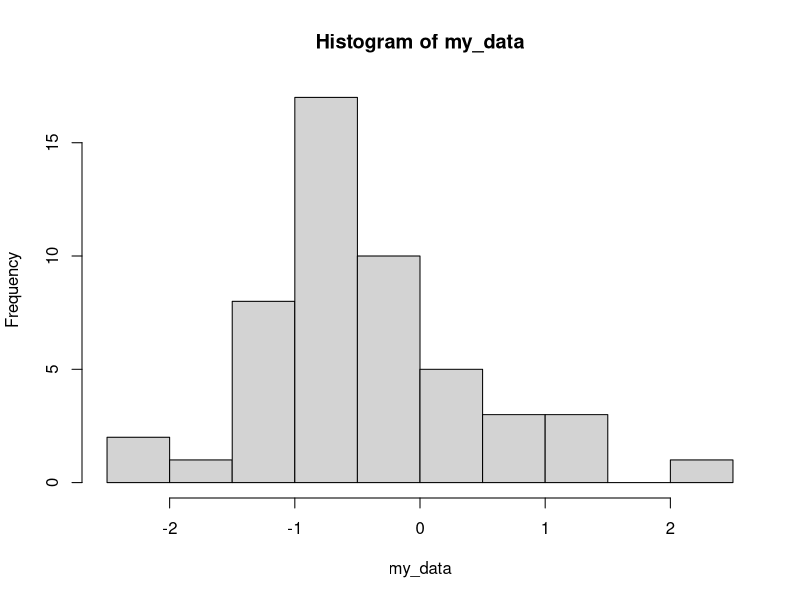
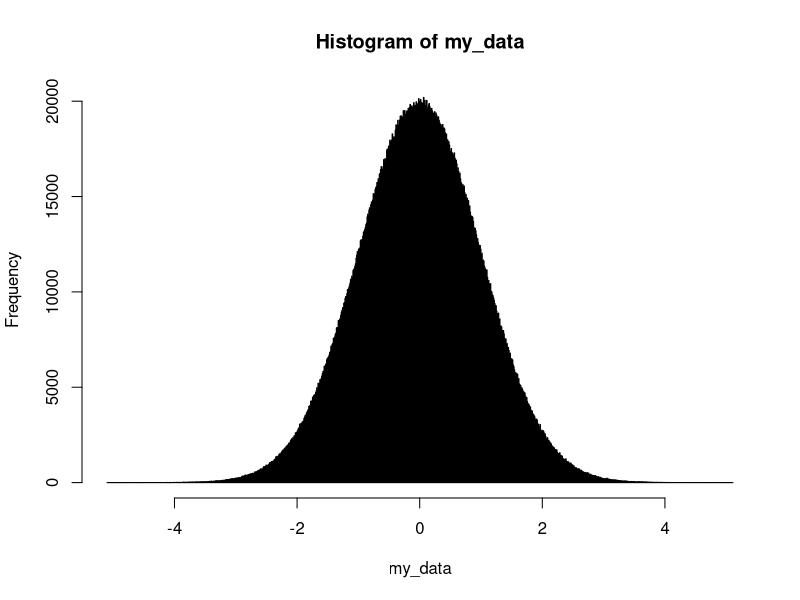
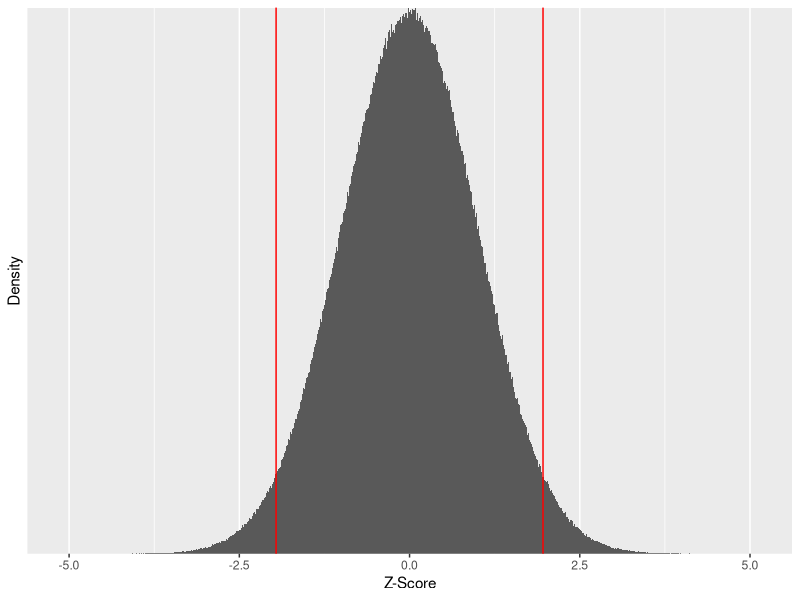
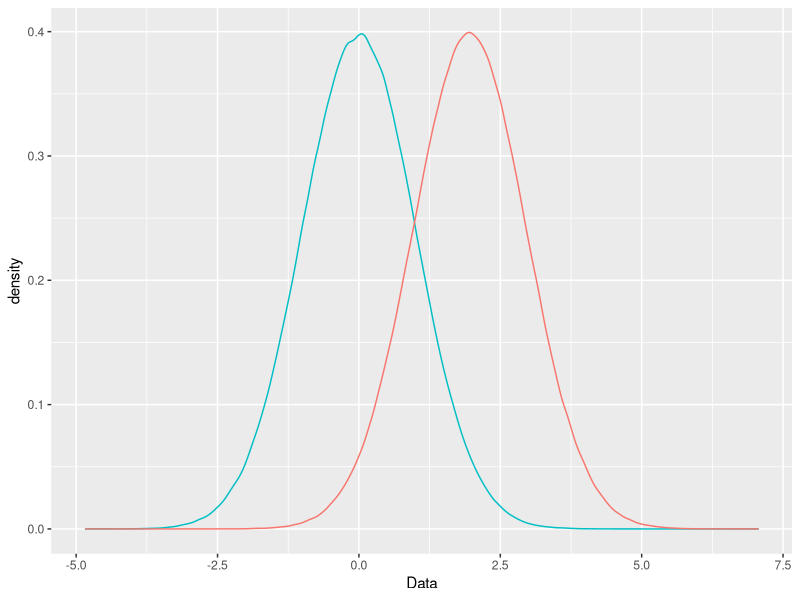
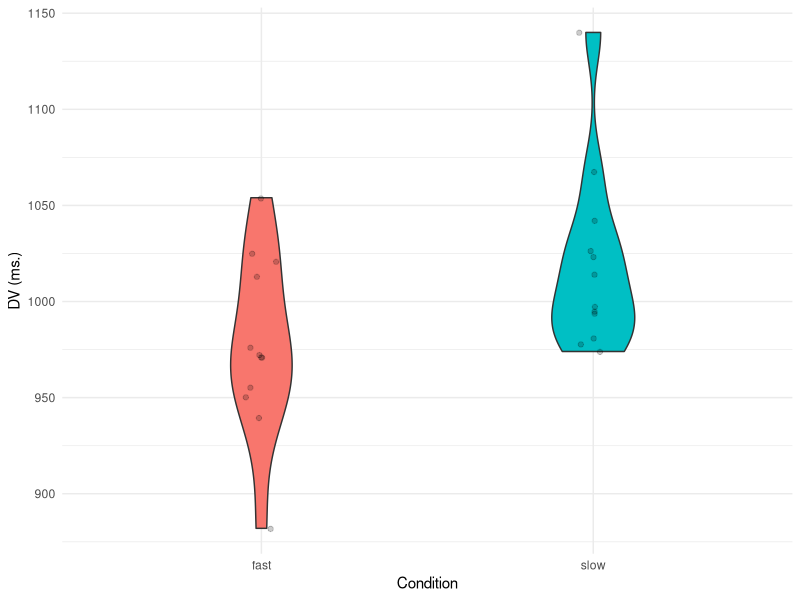
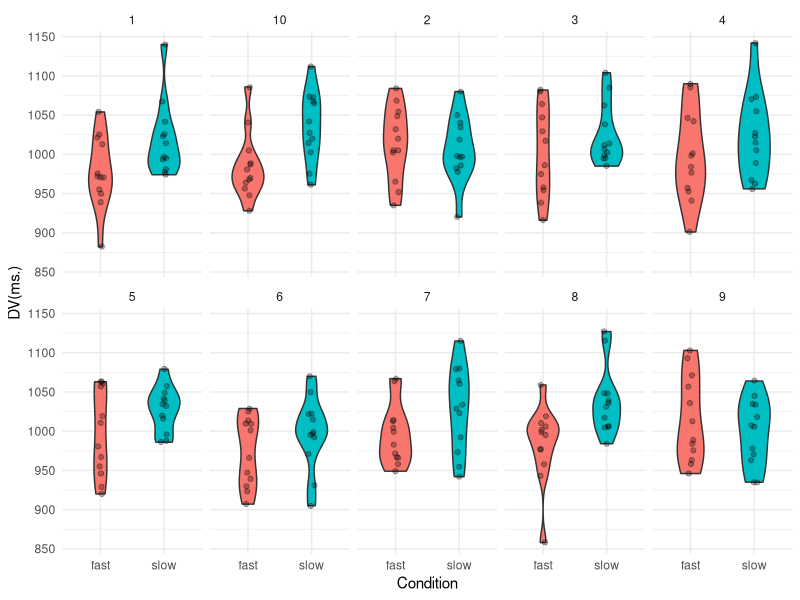
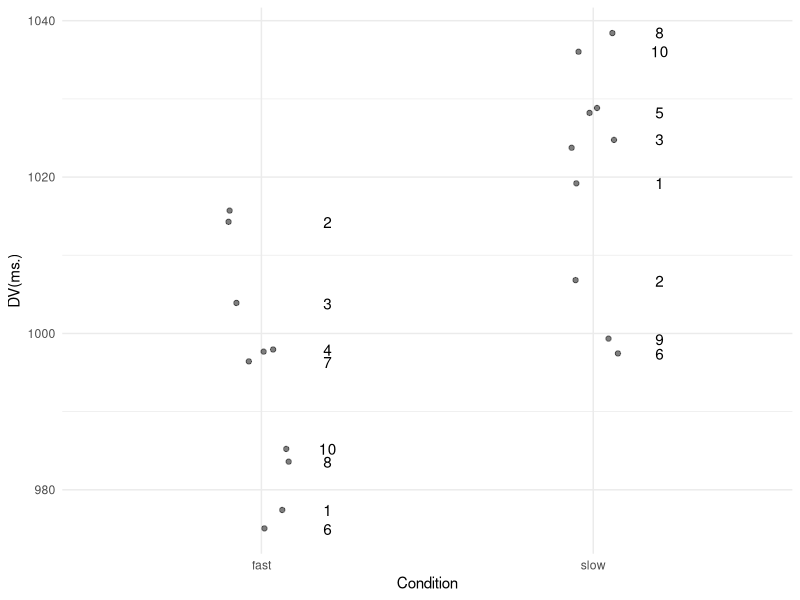
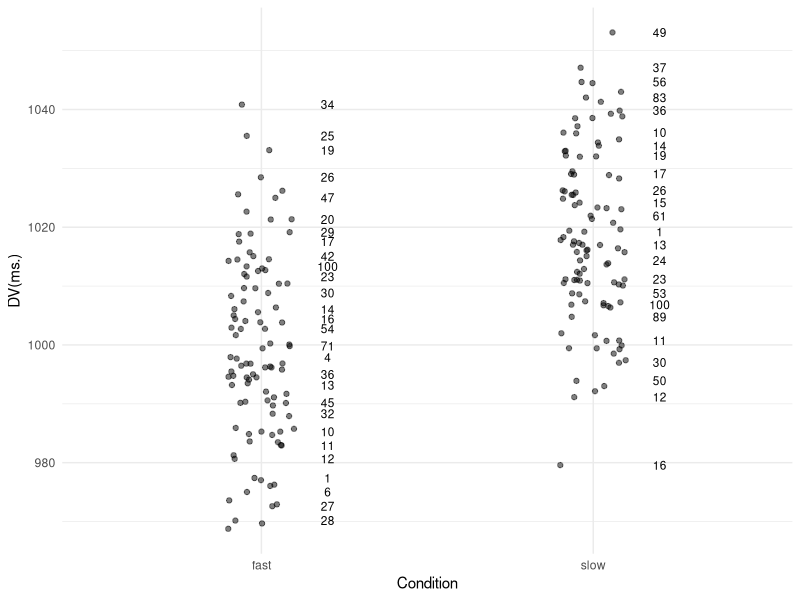

These charts were generated, in order, by the following R code:
library(tidyverse) # Usual tidyverse packages
library(broom) # For turning stats test output to a tibble

# We can use the rnorm() function to sample x times from a normal distribution where we specify
# the mean and the sd.  

rnorm(5, 0, 1)
rnorm(5, 0, 1)

set.seed(1234)
rnorm(5, 0, 1)
set.seed(1234)
rnorm(5, 0, 1)

# As we haven't used set.seed() the random samples are different from each other. Below we use
# set.seed() to ensure we can reproduce the output.

# Here we sample 50 times from a normal distribution with a mean of zero 
# and sd of 1.  We use the set.seed() function so we can reproduce this random sample.

set.seed(1234)
my_data <- rnorm(50, 0, 1)
hist(my_data)

set.seed(1234)
my_data <- rnorm(5000000, 0, 1)
hist(my_data, breaks = 1000)

my_data %>%
  as_tibble() %>%
  filter(value > 1.96 | value < -1.96) %>%
  count() 

my_data %>%
  as_tibble() %>%
  transmute(z_score = value) %>%
  ggplot(aes(x = z_score)) +
  geom_histogram(bins = 1000) +
  geom_vline(xintercept = 1.96, colour = "red") +
  geom_vline(xintercept = -1.96, colour = "red") +
  ylab("Density") + 
  xlab("Z-Score") + 
  scale_y_discrete(labels = NULL)

# Plotting two distributions on the same graph

set.seed(1234)
condition1 <- rnorm(1000000, 0, 1)
condition2 <- rnorm(1000000, 1.96, 1)
my_data <- as_tibble(cbind(condition1, condition2))

ggplot(my_data) + 
  geom_density(aes(x = condition1, y = ..density.., colour = "red")) +
  geom_density(aes(x = condition2, y = ..density.., colour = "green")) + 
  xlab("Data") + 
  guides(colour = FALSE)

# First let's simulate data from a one factor between participants experiment.
# Each of the 24 participant will have 1 measures - one for each level of the factor.

# First let's create a vector for our participants.  It will range from 1 to 24

participant <- rep(1:24)

# We can check we have what we want by typing the variable name

participant

# Now we need to create the conditions - Condition 1 we will label 'fast' 
# and Condition 2 we will label 'slow' 
# We use the c() function to combine the arguments that follow 
# it (i.e., "fast" and "slow") into a vector.
# The first 12 participants are in the "fast" condition, and the second 12 the "slow"

condition <- c(rep("fast", times = 12), rep("slow", times = 12))

# We now have "fast" and "slow" repeated 12 times each - check this by 
# typing "condition"

condition
  

# Now we need to simulate our data - we will assume we're sampling from the normal distribution so will
# use the rnorm function.  This selects samples from a normal distribution where we specify the mean
# and sd.  We want to simulate the data for our "fast" condition as coming from a distribution with a 
# mean = 1000 and sd = 50, and the data for our "slow" condition from a distribution with a mean = 1020
# and sd = 50. We need to make sure we set up our sampling using the rnorm() function in the same way 
# as we did for specifying the condition variable.

# To make sure we can reproduce these random samples in future, we can use the function set.seed()
# to specify the start of the random number generation.

set.seed(1234)
dv <- c(rnorm(12, 1000, 50), rnorm(12, 1020, 50))
dv

# We now need to combined our 3 columns into a tibble. We use the cbind() function to first bind the three
# variables together as columns, and then tibble() to convert these three combined columns to a tibble.

my_data <- as_tibble(cbind(participant, condition, dv))
my_data
  
my_tidied_data <- my_data %>%
  mutate(condition = factor(condition), dv = as.integer(dv))

my_tidied_data

ggplot(my_tidied_data, aes(x = condition, y = dv, fill = condition)) +
  geom_violin(width = .25) +
  stat_summary(fun.data = "mean_cl_boot", colour = "black") +
  geom_jitter(alpha = .2, width = .05) +
  guides(fill = FALSE) +
  labs(x = "Condition", y = "DV (ms.)") +
  theme_minimal()

ggsave("images/plot1.png")

my_tidied_data %>%
  group_by(condition) %>%
  summarise(mean_dv = mean(dv), sd_dv = sd(dv))

# Running a t-test to see if the two conditions differ
t.test(filter(my_tidied_data, condition == "fast")$dv, 
       filter(my_tidied_data, condition == "slow")$dv, paired = FALSE)

result <- tidy(t.test(filter(my_tidied_data, condition == "fast")$dv, 
                      filter(my_tidied_data, condition == "slow")$dv, paired = FALSE))
result

my_tidied_data

for (i in 1:10) {
  print(my_tidied_data$dv[i])
}

# Simulating 10 experiments
total_samples <- 10
sample_size <- 24
participant <- rep(1:sample_size)
condition <- c(rep("fast", times = sample_size/2),
               rep("slow", times = sample_size/2))
all_data <- NULL

for (i in 1:total_samples) {
  sample <- i
  set.seed(1233 + i)
  dv <- c(rnorm(sample_size/2, 1000, 50), rnorm(sample_size/2, 1020, 50))
  my_data <- as_tibble(cbind(participant, condition, dv, sample))
  all_data <- rbind(my_data, all_data)
}

all_tidied_data <- all_data %>%
  mutate(condition = factor(condition), dv = as.integer(dv))

ggplot(all_tidied_data, aes(x = condition, y = dv, fill = condition)) +
  geom_violin(width = .5) + 
  geom_jitter(alpha = .3, width = .05) +
  guides(fill = FALSE) + 
  theme_minimal() +
  facet_wrap(~sample, ncol = 5, nrow = 2) +
  labs(x = "Condition", y = "DV(ms.)")

ggsave("images/plot2.png")

all_tidied_data %>%
  group_by(condition, sample) %>%
  summarise(average = mean(dv)) %>%
  ggplot(aes(x = condition, y = average, group = condition,
             label = sample)) +
  geom_jitter(width = .1, alpha = .5) +
  stat_summary(fun.data = "mean_cl_boot", colour = "blue") +
  geom_text(check_overlap = TRUE, nudge_x = .2, nudge_y = 0, colour =
              "black") +
  labs(x = "Condition", y = "DV(ms.)") +
  theme_minimal()

ggsave("images/plot3.png")

# Simulating 100 experiments
total_samples <- 100
sample_size <- 24
participant <- rep(1:sample_size)
condition <- c(rep("fast", times = sample_size/2),
               rep("slow", times = sample_size/2))
all_data <- NULL

for (i in 1:total_samples) {
  sample <- i
  set.seed(1233 + i)
  dv <- c(rnorm(sample_size/2, 1000, 50), rnorm(sample_size/2, 1020, 50))
  my_data <- as_tibble(cbind(participant, condition, dv, sample))
  all_data <- rbind(my_data, all_data)
}

all_tidied_data <- all_data %>%
  mutate(condition = factor(condition), dv = as.integer(dv))

all_tidied_data %>%
  group_by(condition, sample) %>%
  summarise(average = mean(dv)) %>%
  ggplot(aes(x = condition, y = average, group = condition,
             label = sample)) +
  geom_jitter(width = .1, alpha = .5) +
  stat_summary(fun.data = "mean_cl_boot", colour = "blue") +
  geom_text(check_overlap = TRUE, nudge_x = .2, nudge_y = 0, colour =
              "black", size = 3) +
  labs(x = "Condition", y = "DV(ms.)") +
  theme_minimal()

ggsave("images/plot4.png")

result <- NULL
for (i in 1:total_samples) {
  result <- rbind(tidy(t.test(filter(all_tidied_data, condition == "fast" & sample == i)$dv,
                              filter(all_tidied_data, condition == "slow" & sample == i)$dv,
                              paired = FALSE)), result)
}

result

result %>% 
  filter(p.value < .05) %>%
  count()



# Simulating 100 experiments with sample size = 200
total_samples <- 100
sample_size <- 200
participant <- rep(1:sample_size)
condition <- c(rep("fast", times = sample_size/2),
               rep("slow", times = sample_size/2))
all_data <- NULL

for (i in 1:total_samples) {
  sample <- i
  set.seed(1233 + i)
  dv <- c(rnorm(sample_size/2, 1000, 50), rnorm(sample_size/2, 1020, 50))
  my_data <- as_tibble(cbind(participant, condition, dv, sample))
  all_data <- rbind(my_data, all_data)
}

all_tidied_data <- all_data %>%
  mutate(condition = factor(condition), dv = as.integer(dv))

all_tidied_data %>%
  group_by(condition, sample) %>%
  summarise(average = mean(dv)) %>%
  ggplot(aes(x = condition, y = average, group = condition,
             label = sample)) +
  geom_jitter(width = .1, alpha = .5) +
  stat_summary(fun.data = "mean_cl_boot", colour = "blue") +
  geom_text(check_overlap = TRUE, nudge_x = .2, nudge_y = 0, colour =
              "black", size = 3) +
  labs(x = "Condition", y = "DV(ms.)") +
  theme_minimal()


result <- NULL
for (i in 1:total_samples) {
  result <- rbind(tidy(t.test(filter(all_tidied_data, condition == "fast" & sample == i)$dv,
                              filter(all_tidied_data, condition == "slow" & sample == i)$dv,
                              paired = FALSE)), result)
}

result

result %>% 
  filter(p.value < .05) %>%
  count()

result %>%
  ggplot(aes(x = p.value)) +
  geom_histogram()

ggsave("images/plot5.png")

